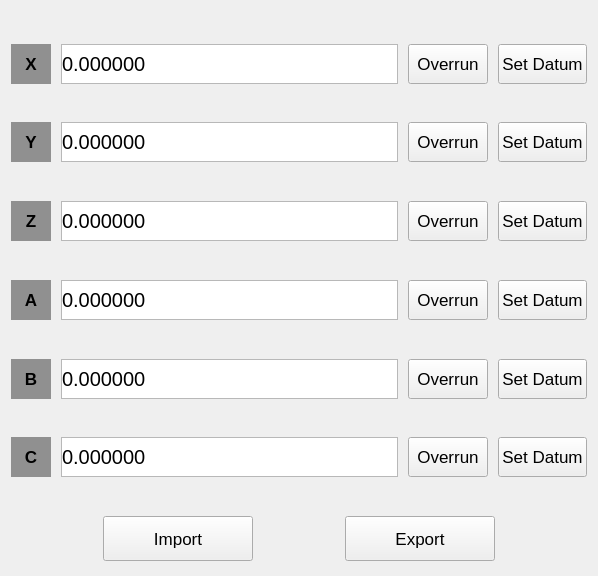
<?xml version="1.0" encoding="UTF-8"?>
<ui version="4.0">
 <class>Datum</class>
 <widget class="QDialog" name="Datum">
  <property name="geometry">
   <rect>
    <x>0</x>
    <y>0</y>
    <width>598</width>
    <height>576</height>
   </rect>
  </property>
  <property name="font">
   <font>
    <pointsize>13</pointsize>
   </font>
  </property>
  <property name="windowTitle">
   <string>Dialog</string>
  </property>
  <layout class="QVBoxLayout" name="verticalLayout">
   <property name="bottomMargin">
    <number>15</number>
   </property>
   <item>
    <spacer name="verticalSpacer">
     <property name="orientation">
      <enum>Qt::Vertical</enum>
     </property>
     <property name="sizeHint" stdset="0">
      <size>
       <width>20</width>
       <height>40</height>
      </size>
     </property>
    </spacer>
   </item>
   <item>
    <layout class="QHBoxLayout" name="horizontalLayout" stretch="0,1,0,0">
     <property name="spacing">
      <number>10</number>
     </property>
     <item>
      <widget class="QLabel" name="show_abs_x">
       <property name="minimumSize">
        <size>
         <width>40</width>
         <height>40</height>
        </size>
       </property>
       <property name="font">
        <font>
         <pointsize>13</pointsize>
         <weight>75</weight>
         <bold>true</bold>
        </font>
       </property>
       <property name="styleSheet">
        <string notr="true">background-color: rgb(144, 144, 144);</string>
       </property>
       <property name="text">
        <string>X</string>
       </property>
       <property name="alignment">
        <set>Qt::AlignCenter</set>
       </property>
      </widget>
     </item>
     <item>
      <widget class="QFrame" name="frame">
       <property name="frameShape">
        <enum>QFrame::StyledPanel</enum>
       </property>
       <property name="frameShadow">
        <enum>QFrame::Raised</enum>
       </property>
       <layout class="QHBoxLayout" name="horizontalLayout_2">
        <property name="spacing">
         <number>0</number>
        </property>
        <property name="margin">
         <number>0</number>
        </property>
        <item>
         <widget class="QLabel" name="show_datum_x">
          <property name="font">
           <font>
            <pointsize>15</pointsize>
           </font>
          </property>
          <property name="styleSheet">
           <string notr="true">background-color: rgb(255, 255, 255);</string>
          </property>
          <property name="text">
           <string>0.000000</string>
          </property>
         </widget>
        </item>
       </layout>
      </widget>
     </item>
     <item>
      <widget class="QPushButton" name="btn_unhome_x">
       <property name="minimumSize">
        <size>
         <width>60</width>
         <height>40</height>
        </size>
       </property>
       <property name="text">
        <string>Overrun</string>
       </property>
       <property name="autoDefault">
        <bool>false</bool>
       </property>
      </widget>
     </item>
     <item>
      <widget class="QPushButton" name="btn_home_x">
       <property name="minimumSize">
        <size>
         <width>60</width>
         <height>40</height>
        </size>
       </property>
       <property name="text">
        <string>Set Datum</string>
       </property>
       <property name="autoDefault">
        <bool>false</bool>
       </property>
      </widget>
     </item>
    </layout>
   </item>
   <item>
    <spacer name="verticalSpacer_2">
     <property name="orientation">
      <enum>Qt::Vertical</enum>
     </property>
     <property name="sizeHint" stdset="0">
      <size>
       <width>20</width>
       <height>40</height>
      </size>
     </property>
    </spacer>
   </item>
   <item>
    <layout class="QHBoxLayout" name="horizontalLayout_3" stretch="0,1,0,0">
     <property name="spacing">
      <number>10</number>
     </property>
     <item>
      <widget class="QLabel" name="show_abs_x_2">
       <property name="minimumSize">
        <size>
         <width>40</width>
         <height>40</height>
        </size>
       </property>
       <property name="font">
        <font>
         <pointsize>13</pointsize>
         <weight>75</weight>
         <bold>true</bold>
        </font>
       </property>
       <property name="styleSheet">
        <string notr="true">background-color: rgb(144, 144, 144);</string>
       </property>
       <property name="text">
        <string>Y</string>
       </property>
       <property name="alignment">
        <set>Qt::AlignCenter</set>
       </property>
      </widget>
     </item>
     <item>
      <widget class="QFrame" name="frame_2">
       <property name="frameShape">
        <enum>QFrame::StyledPanel</enum>
       </property>
       <property name="frameShadow">
        <enum>QFrame::Raised</enum>
       </property>
       <layout class="QHBoxLayout" name="horizontalLayout_4">
        <property name="spacing">
         <number>0</number>
        </property>
        <property name="margin">
         <number>0</number>
        </property>
        <item>
         <widget class="QLabel" name="show_datum_y">
          <property name="font">
           <font>
            <pointsize>15</pointsize>
           </font>
          </property>
          <property name="styleSheet">
           <string notr="true">background-color: rgb(255, 255, 255);</string>
          </property>
          <property name="text">
           <string>0.000000</string>
          </property>
         </widget>
        </item>
       </layout>
      </widget>
     </item>
     <item>
      <widget class="QPushButton" name="btn_unhome_y">
       <property name="minimumSize">
        <size>
         <width>60</width>
         <height>40</height>
        </size>
       </property>
       <property name="text">
        <string>Overrun</string>
       </property>
       <property name="autoDefault">
        <bool>false</bool>
       </property>
      </widget>
     </item>
     <item>
      <widget class="QPushButton" name="btn_home_y">
       <property name="minimumSize">
        <size>
         <width>60</width>
         <height>40</height>
        </size>
       </property>
       <property name="text">
        <string>Set Datum</string>
       </property>
       <property name="autoDefault">
        <bool>false</bool>
       </property>
      </widget>
     </item>
    </layout>
   </item>
   <item>
    <spacer name="verticalSpacer_3">
     <property name="orientation">
      <enum>Qt::Vertical</enum>
     </property>
     <property name="sizeHint" stdset="0">
      <size>
       <width>20</width>
       <height>40</height>
      </size>
     </property>
    </spacer>
   </item>
   <item>
    <layout class="QHBoxLayout" name="horizontalLayout_5" stretch="0,1,0,0">
     <property name="spacing">
      <number>10</number>
     </property>
     <item>
      <widget class="QLabel" name="show_abs_x_3">
       <property name="minimumSize">
        <size>
         <width>40</width>
         <height>40</height>
        </size>
       </property>
       <property name="font">
        <font>
         <pointsize>13</pointsize>
         <weight>75</weight>
         <bold>true</bold>
        </font>
       </property>
       <property name="styleSheet">
        <string notr="true">background-color: rgb(144, 144, 144);</string>
       </property>
       <property name="text">
        <string>Z</string>
       </property>
       <property name="alignment">
        <set>Qt::AlignCenter</set>
       </property>
      </widget>
     </item>
     <item>
      <widget class="QFrame" name="frame_3">
       <property name="frameShape">
        <enum>QFrame::StyledPanel</enum>
       </property>
       <property name="frameShadow">
        <enum>QFrame::Raised</enum>
       </property>
       <layout class="QHBoxLayout" name="horizontalLayout_6">
        <property name="spacing">
         <number>0</number>
        </property>
        <property name="margin">
         <number>0</number>
        </property>
        <item>
         <widget class="QLabel" name="show_datum_z">
          <property name="font">
           <font>
            <pointsize>15</pointsize>
           </font>
          </property>
          <property name="styleSheet">
           <string notr="true">background-color: rgb(255, 255, 255);</string>
          </property>
          <property name="text">
           <string>0.000000</string>
          </property>
         </widget>
        </item>
       </layout>
      </widget>
     </item>
     <item>
      <widget class="QPushButton" name="btn_unhome_z">
       <property name="minimumSize">
        <size>
         <width>60</width>
         <height>40</height>
        </size>
       </property>
       <property name="text">
        <string>Overrun</string>
       </property>
       <property name="autoDefault">
        <bool>false</bool>
       </property>
      </widget>
     </item>
     <item>
      <widget class="QPushButton" name="btn_home_z">
       <property name="minimumSize">
        <size>
         <width>60</width>
         <height>40</height>
        </size>
       </property>
       <property name="text">
        <string>Set Datum</string>
       </property>
       <property name="autoDefault">
        <bool>false</bool>
       </property>
      </widget>
     </item>
    </layout>
   </item>
   <item>
    <spacer name="verticalSpacer_4">
     <property name="orientation">
      <enum>Qt::Vertical</enum>
     </property>
     <property name="sizeHint" stdset="0">
      <size>
       <width>20</width>
       <height>40</height>
      </size>
     </property>
    </spacer>
   </item>
   <item>
    <layout class="QHBoxLayout" name="horizontalLayout_7" stretch="0,1,0,0">
     <property name="spacing">
      <number>10</number>
     </property>
     <item>
      <widget class="QLabel" name="show_abs_x_4">
       <property name="minimumSize">
        <size>
         <width>40</width>
         <height>40</height>
        </size>
       </property>
       <property name="font">
        <font>
         <pointsize>13</pointsize>
         <weight>75</weight>
         <bold>true</bold>
        </font>
       </property>
       <property name="styleSheet">
        <string notr="true">background-color: rgb(144, 144, 144);</string>
       </property>
       <property name="text">
        <string>A</string>
       </property>
       <property name="alignment">
        <set>Qt::AlignCenter</set>
       </property>
      </widget>
     </item>
     <item>
      <widget class="QFrame" name="frame_4">
       <property name="frameShape">
        <enum>QFrame::StyledPanel</enum>
       </property>
       <property name="frameShadow">
        <enum>QFrame::Raised</enum>
       </property>
       <layout class="QHBoxLayout" name="horizontalLayout_8">
        <property name="spacing">
         <number>0</number>
        </property>
        <property name="margin">
         <number>0</number>
        </property>
        <item>
         <widget class="QLabel" name="show_datum_z2">
          <property name="font">
           <font>
            <pointsize>15</pointsize>
           </font>
          </property>
          <property name="styleSheet">
           <string notr="true">background-color: rgb(255, 255, 255);</string>
          </property>
          <property name="text">
           <string>0.000000</string>
          </property>
         </widget>
        </item>
       </layout>
      </widget>
     </item>
     <item>
      <widget class="QPushButton" name="btn_unhome_z2">
       <property name="minimumSize">
        <size>
         <width>60</width>
         <height>40</height>
        </size>
       </property>
       <property name="text">
        <string>Overrun</string>
       </property>
       <property name="autoDefault">
        <bool>false</bool>
       </property>
      </widget>
     </item>
     <item>
      <widget class="QPushButton" name="btn_home_z2">
       <property name="minimumSize">
        <size>
         <width>60</width>
         <height>40</height>
        </size>
       </property>
       <property name="text">
        <string>Set Datum</string>
       </property>
       <property name="autoDefault">
        <bool>false</bool>
       </property>
      </widget>
     </item>
    </layout>
   </item>
   <item>
    <spacer name="verticalSpacer_5">
     <property name="orientation">
      <enum>Qt::Vertical</enum>
     </property>
     <property name="sizeHint" stdset="0">
      <size>
       <width>20</width>
       <height>40</height>
      </size>
     </property>
    </spacer>
   </item>
   <item>
    <layout class="QHBoxLayout" name="horizontalLayout_10" stretch="0,1,0,0">
     <property name="spacing">
      <number>10</number>
     </property>
     <item>
      <widget class="QLabel" name="show_abs_x_5">
       <property name="minimumSize">
        <size>
         <width>40</width>
         <height>40</height>
        </size>
       </property>
       <property name="font">
        <font>
         <pointsize>13</pointsize>
         <weight>75</weight>
         <bold>true</bold>
        </font>
       </property>
       <property name="styleSheet">
        <string notr="true">background-color: rgb(144, 144, 144);</string>
       </property>
       <property name="text">
        <string>B</string>
       </property>
       <property name="alignment">
        <set>Qt::AlignCenter</set>
       </property>
      </widget>
     </item>
     <item>
      <widget class="QFrame" name="frame_5">
       <property name="frameShape">
        <enum>QFrame::StyledPanel</enum>
       </property>
       <property name="frameShadow">
        <enum>QFrame::Raised</enum>
       </property>
       <layout class="QHBoxLayout" name="horizontalLayout_11">
        <property name="spacing">
         <number>0</number>
        </property>
        <property name="margin">
         <number>0</number>
        </property>
        <item>
         <widget class="QLabel" name="show_datum_z3">
          <property name="font">
           <font>
            <pointsize>15</pointsize>
           </font>
          </property>
          <property name="styleSheet">
           <string notr="true">background-color: rgb(255, 255, 255);</string>
          </property>
          <property name="text">
           <string>0.000000</string>
          </property>
         </widget>
        </item>
       </layout>
      </widget>
     </item>
     <item>
      <widget class="QPushButton" name="btn_unhome_z3">
       <property name="minimumSize">
        <size>
         <width>60</width>
         <height>40</height>
        </size>
       </property>
       <property name="text">
        <string>Overrun</string>
       </property>
       <property name="autoDefault">
        <bool>false</bool>
       </property>
      </widget>
     </item>
     <item>
      <widget class="QPushButton" name="btn_home_z3">
       <property name="minimumSize">
        <size>
         <width>60</width>
         <height>40</height>
        </size>
       </property>
       <property name="text">
        <string>Set Datum</string>
       </property>
       <property name="autoDefault">
        <bool>false</bool>
       </property>
      </widget>
     </item>
    </layout>
   </item>
   <item>
    <spacer name="verticalSpacer_6">
     <property name="orientation">
      <enum>Qt::Vertical</enum>
     </property>
     <property name="sizeHint" stdset="0">
      <size>
       <width>20</width>
       <height>40</height>
      </size>
     </property>
    </spacer>
   </item>
   <item>
    <layout class="QHBoxLayout" name="horizontalLayout_12" stretch="0,1,0,0">
     <property name="spacing">
      <number>10</number>
     </property>
     <item>
      <widget class="QLabel" name="show_abs_x_6">
       <property name="minimumSize">
        <size>
         <width>40</width>
         <height>40</height>
        </size>
       </property>
       <property name="font">
        <font>
         <pointsize>13</pointsize>
         <weight>75</weight>
         <bold>true</bold>
        </font>
       </property>
       <property name="styleSheet">
        <string notr="true">background-color: rgb(144, 144, 144);</string>
       </property>
       <property name="text">
        <string>C</string>
       </property>
       <property name="alignment">
        <set>Qt::AlignCenter</set>
       </property>
      </widget>
     </item>
     <item>
      <widget class="QFrame" name="frame_6">
       <property name="frameShape">
        <enum>QFrame::StyledPanel</enum>
       </property>
       <property name="frameShadow">
        <enum>QFrame::Raised</enum>
       </property>
       <layout class="QHBoxLayout" name="horizontalLayout_13">
        <property name="spacing">
         <number>0</number>
        </property>
        <property name="margin">
         <number>0</number>
        </property>
        <item>
         <widget class="QLabel" name="show_datum_z4">
          <property name="font">
           <font>
            <pointsize>15</pointsize>
           </font>
          </property>
          <property name="styleSheet">
           <string notr="true">background-color: rgb(255, 255, 255);</string>
          </property>
          <property name="text">
           <string>0.000000</string>
          </property>
         </widget>
        </item>
       </layout>
      </widget>
     </item>
     <item>
      <widget class="QPushButton" name="btn_unhome_z4">
       <property name="minimumSize">
        <size>
         <width>60</width>
         <height>40</height>
        </size>
       </property>
       <property name="text">
        <string>Overrun</string>
       </property>
       <property name="autoDefault">
        <bool>false</bool>
       </property>
      </widget>
     </item>
     <item>
      <widget class="QPushButton" name="btn_home_z4">
       <property name="minimumSize">
        <size>
         <width>60</width>
         <height>40</height>
        </size>
       </property>
       <property name="text">
        <string>Set Datum</string>
       </property>
       <property name="autoDefault">
        <bool>false</bool>
       </property>
      </widget>
     </item>
    </layout>
   </item>
   <item>
    <spacer name="verticalSpacer_7">
     <property name="orientation">
      <enum>Qt::Vertical</enum>
     </property>
     <property name="sizeHint" stdset="0">
      <size>
       <width>20</width>
       <height>40</height>
      </size>
     </property>
    </spacer>
   </item>
   <item>
    <widget class="QWidget" name="widget" native="true">
     <layout class="QHBoxLayout" name="horizontalLayout_9">
      <property name="spacing">
       <number>0</number>
      </property>
      <property name="margin">
       <number>0</number>
      </property>
      <item>
       <spacer name="horizontalSpacer_2">
        <property name="orientation">
         <enum>Qt::Horizontal</enum>
        </property>
        <property name="sizeHint" stdset="0">
         <size>
          <width>40</width>
          <height>20</height>
         </size>
        </property>
       </spacer>
      </item>
      <item>
       <widget class="QPushButton" name="btn_import">
        <property name="minimumSize">
         <size>
          <width>150</width>
          <height>45</height>
         </size>
        </property>
        <property name="text">
         <string>Import</string>
        </property>
        <property name="autoDefault">
         <bool>false</bool>
        </property>
       </widget>
      </item>
      <item>
       <spacer name="horizontalSpacer_3">
        <property name="orientation">
         <enum>Qt::Horizontal</enum>
        </property>
        <property name="sizeHint" stdset="0">
         <size>
          <width>40</width>
          <height>20</height>
         </size>
        </property>
       </spacer>
      </item>
      <item>
       <widget class="QPushButton" name="btn_export">
        <property name="minimumSize">
         <size>
          <width>150</width>
          <height>45</height>
         </size>
        </property>
        <property name="text">
         <string>Export</string>
        </property>
        <property name="autoDefault">
         <bool>false</bool>
        </property>
       </widget>
      </item>
      <item>
       <spacer name="horizontalSpacer_4">
        <property name="orientation">
         <enum>Qt::Horizontal</enum>
        </property>
        <property name="sizeHint" stdset="0">
         <size>
          <width>40</width>
          <height>20</height>
         </size>
        </property>
       </spacer>
      </item>
     </layout>
    </widget>
   </item>
  </layout>
 </widget>
 <resources/>
 <connections/>
</ui>
